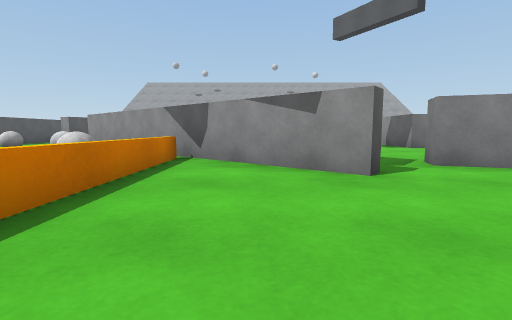
View 1 (above)

18 first-person views from a walk through a Unity game level. The camera is 0.51 m above the floor, tilts 6° down and sees 85° across. The floor is counted in squares, 1 m on a side. Each view is taken from the middle of a square. On the plan, view 1 faces up. The plan holds only what a view shows up to about 9 squares ahead; the rest is blank. The place goes on beyond the plan. The player character is not drawn.

View 2
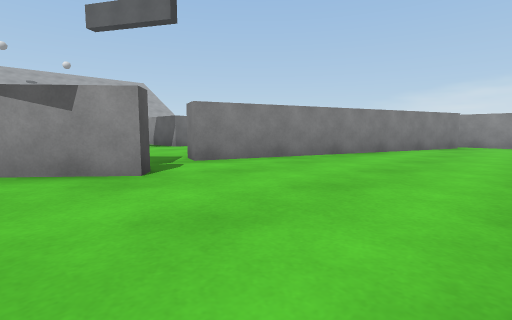

View 3
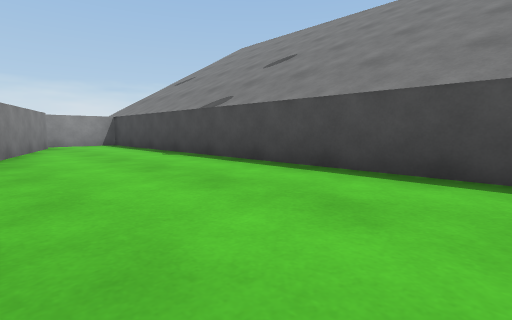

View 4
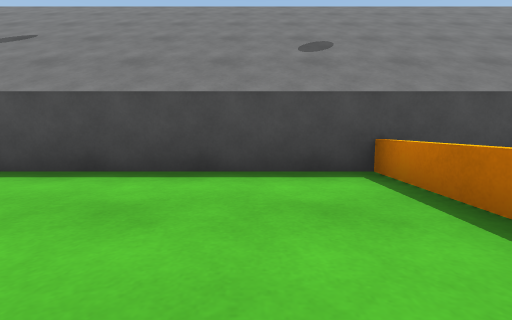

View 5
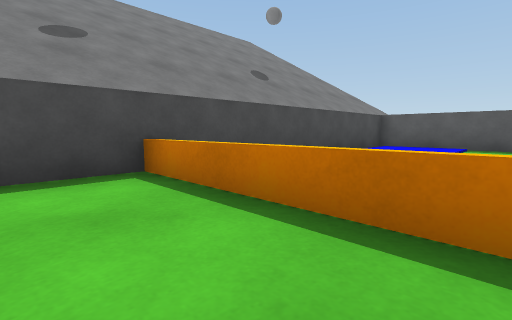

View 6
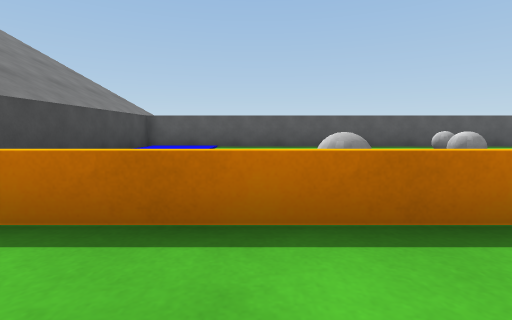

View 7
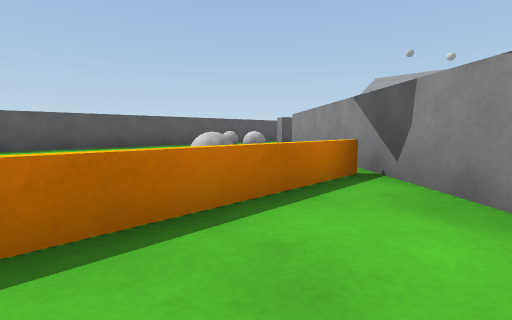

View 8
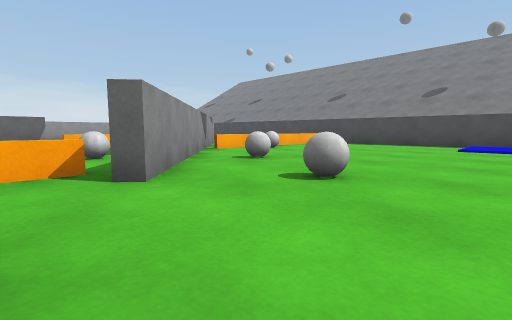

View 9
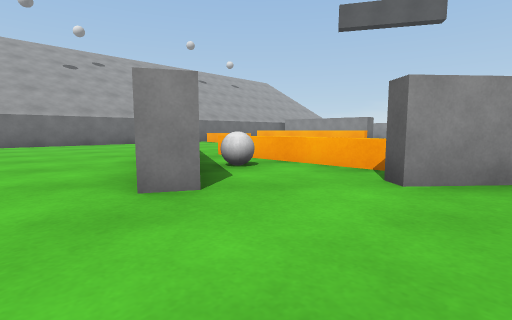

View 10
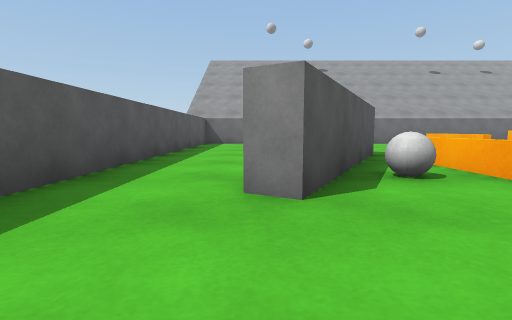

View 11
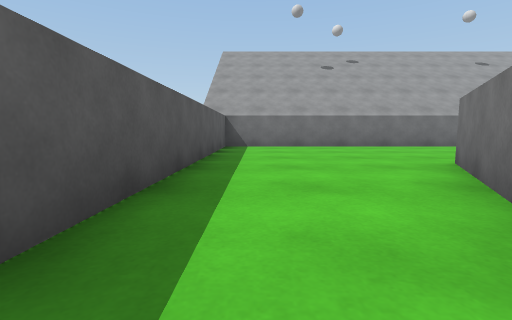

View 12
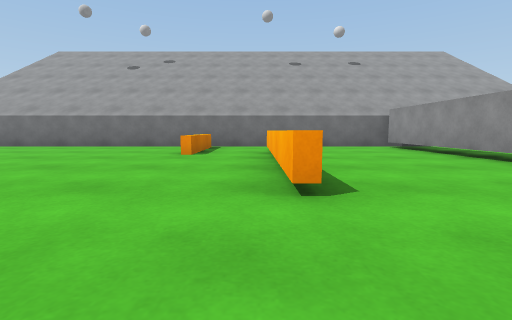

View 13
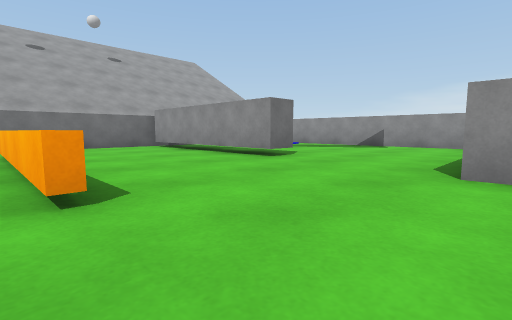

View 14
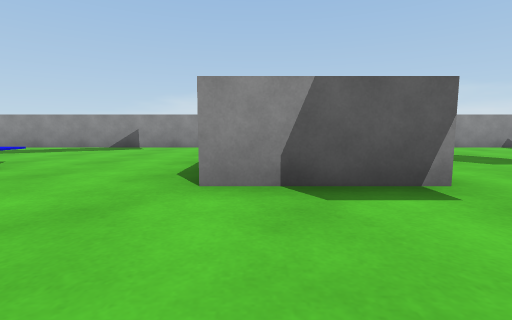

View 15
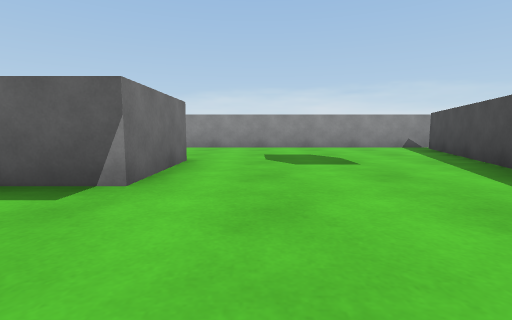

View 16
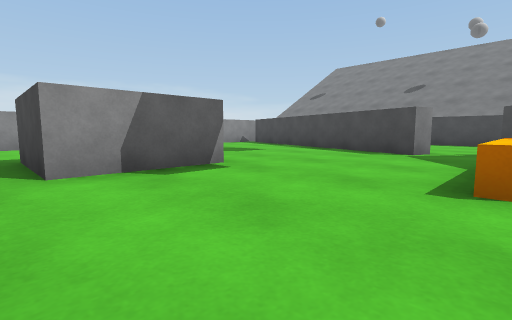

View 17
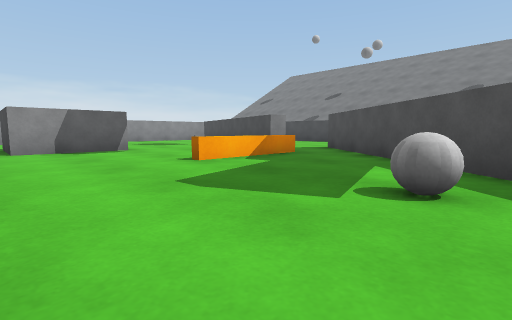

View 18
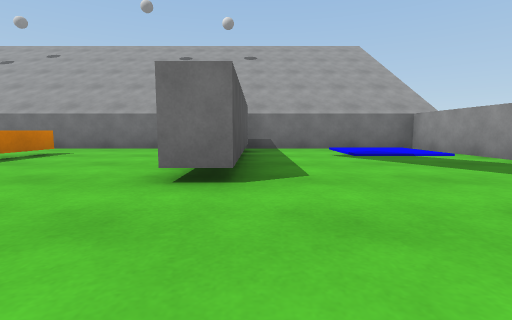

### Floor plan
Ten units are one square. View 1 is at (0, 0); x grows to the right and y downward. Boxes are objects, and circles mark ways between rooms. Rooms are numbered by the first view taken in them; rooms with no view inside come last. Other rooms are left out.
<svg viewBox="-95 -195 205 205">
<path fill="none" stroke="#000" d="M15 -34 13 -31 -2 -44M-10 5 94 5M99 -15 26 -41M105 -4 105 -19M-15 -52 -15 5M-44 -142 -67 -100M-29 -72 15 -34M58 -181 58 -137 51 -137 51 -186M26 -41 28 -46 100 -20M-62 -119 -48 -144M105 -19 105 -190 -90 -190 -90 -95M-6 -159 -6 -171M11 -55 11 -84M-43 -91 -43 -124M-4 -186 -4 -159M-2 -44 -53 -88 -50 -92M-67 -100 -72 -103M-90 -95 -90 5 -10 5M-16 -48 -16 -52"/>
<rect x="-55" y="-115" width="10" height="10" fill="#bbb"><title>grey ball</title></rect>
<rect x="-25" y="-95" width="10" height="10" fill="#bbb"><title>grey ball</title></rect>
<rect x="45" y="-105" width="30" height="30" fill="#bbb"><title>grey block</title></rect>
<rect x="-65" y="-75" width="10" height="10" fill="#bbb"><title>grey ball</title></rect>
<rect x="-45" y="-65" width="10" height="10" fill="#bbb"><title>grey ball</title></rect>
<rect x="-25" y="-45" width="10" height="10" fill="#bbb"><title>grey ball</title></rect>
<circle cx="100" cy="-20" r="3" fill="#2a7"/>
<circle cx="20" cy="-40" r="3" fill="#2a7"/>
<circle cx="-80" cy="-100" r="3" fill="#2a7"/>
<text x="40" y="-10">1</text>
<text x="20" y="-120">2</text>
<text x="-50" y="-40">3</text>
</svg>
Room 1 opens to room 2. Room 2 opens to room 3.

Where each view was taken, in squares from view 1:
view 1: 0 up, 0 right, facing up
view 2: 0 up, 0 right, facing up-right
view 3: 3 up, 0 right, facing down-right
view 4: 3 up, 0 right, facing down
view 5: 3 up, 0 right, facing down-left
view 6: 3 up, 0 right, facing left
view 7: 2 up, 0 right, facing up-left
view 8: 10 up, 8 left, facing down-right
view 9: 8 up, 8 left, facing up-right
view 10: 8 up, 7 left, facing up
view 11: 10 up, 8 left, facing up
view 12: 10 up, 1 right, facing up
view 13: 10 up, 1 right, facing up-right
view 14: 10 up, 2 right, facing right
view 15: 7 up, 2 right, facing right
view 16: 11 up, 1 right, facing down-right
view 17: 11 up, 3 left, facing down-right
view 18: 11 up, 6 right, facing up
